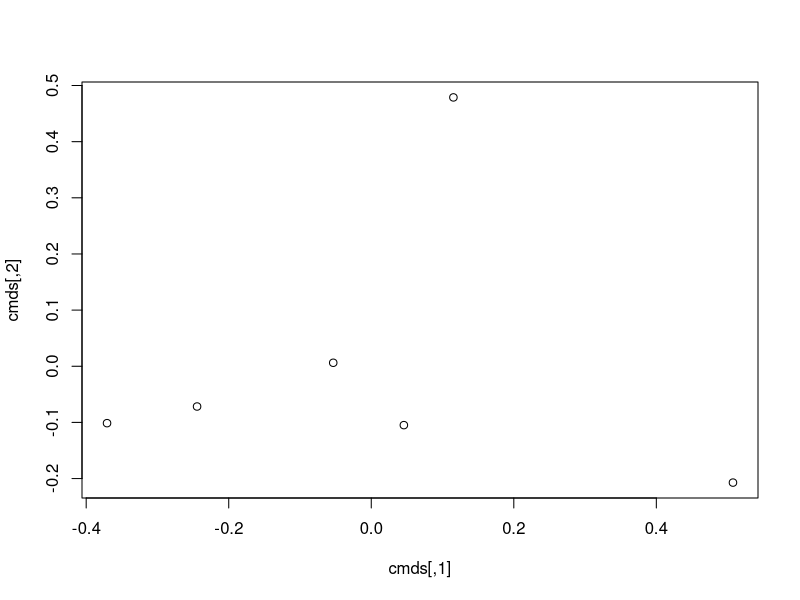

Generate this figure with R:
bhattacharyya <- function(p, q){
  return(acos(sum(sqrt(p*q))))
}


dat <- matrix(
  c(0.36, 0.21, 0.23, 0.20,
    0.66, 0.18, 0.11, 0.05,
    0.01, 0.24, 0.62, 0.13,
    0.43, 0.38, 0.08, 0.11,
    0.16, 0.07, 0.09, 0.68,
    0.22, 0.37, 0.25, 0.16),
  ncol=4, byrow=TRUE
)


row.names(dat) <- c("1", "2", "3", "4", "5", "6")
colnames(dat) <- c("M1", "M2", "M3", "M4")

dists <- c()
n <- length(dat[,1])

for (i in 1:n){
  for (j in 1:n){
    dists <- c(dists, bhattacharyya(dat[i,], dat[j,]))
  }
}

distm <- matrix(dists, ncol=n)

cmds <- cmdscale(distm)

plot(cmds)



H <- diag(1, nrow=n) - matrix(1, nrow=n, ncol=n)/n

A <- -1/2*(distm^2)

B <- H %*% A %*% H


eigen(B)

